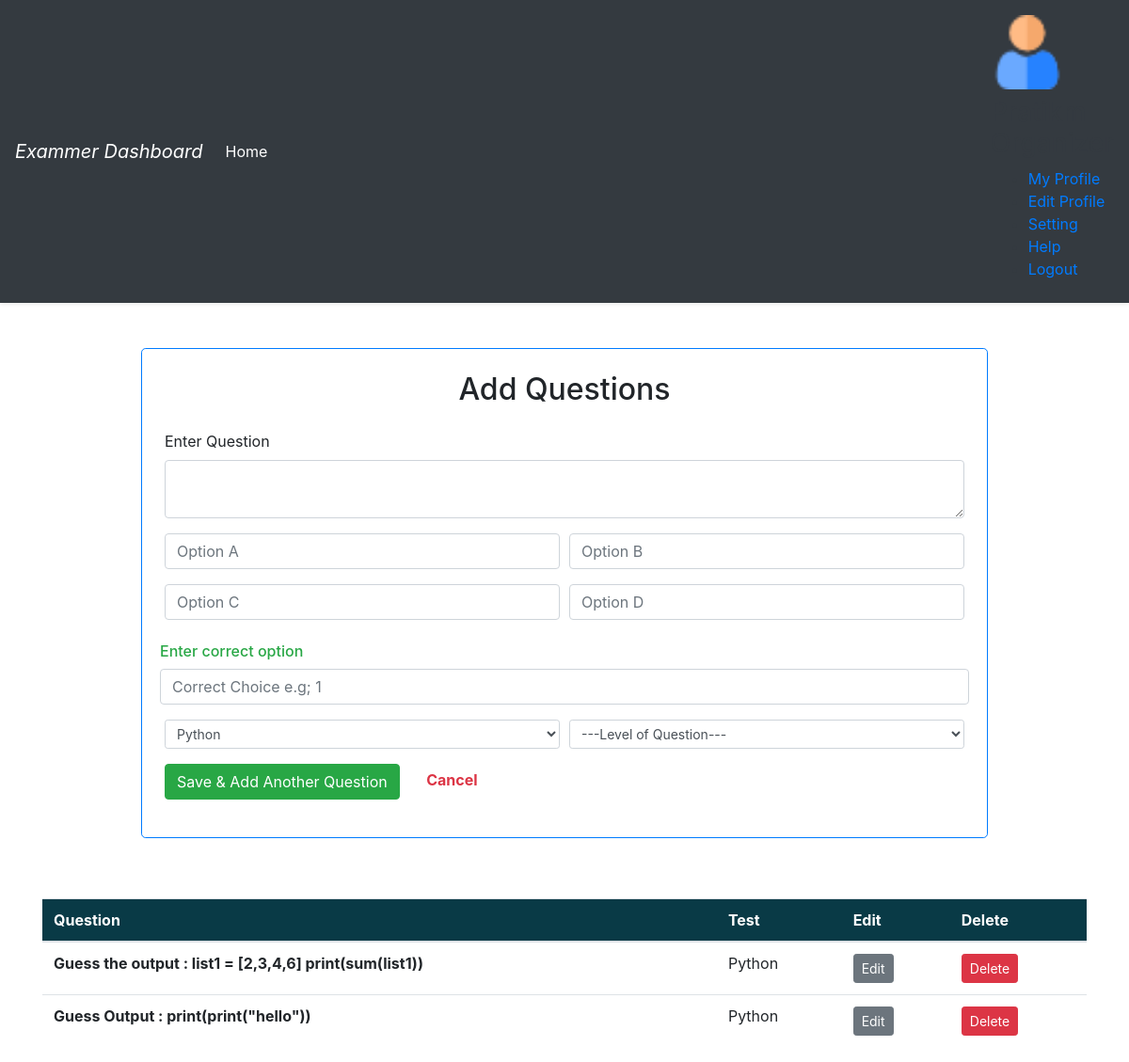
The page /organizer_dashboard/addQuestions (signed in) on the database its author committed.
### quizapp/models.py (models this page shows, shortened)
class Question(models.Model):
    external_id = models.UUIDField(default=uuid.uuid4, editable=False, unique=True)
    question = models.CharField(max_length=500)
    choice1 = models.CharField(max_length=500)
    choice2 = models.CharField(max_length=500)
    choice3 = models.CharField(max_length=500)
    choice4 = models.CharField(max_length=500)
    answer = models.CharField(max_length=1)
    compulsary = models.BooleanField(default=False)
    level = models.CharField(default="", max_length=100)
    test = models.ForeignKey(Test, on_delete=models.CASCADE)

class Test(models.Model):
    external_id = models.UUIDField(default=uuid.uuid4, editable=False, unique=True)
    user = models.ForeignKey(User, on_delete=models.CASCADE)
    category = models.CharField(max_length=200)
    description = models.CharField(max_length=200)
    active = models.BooleanField(default=True)
    test_time = models.CharField(max_length=3, default=None)
    def __str__(self):
        return self.category

### organizer_dashboard/views.py (the view, shortened to what this page needs)
# urls.py: path('addQuestions',views.addQuestions,name='addQuestions'),
def addQuestions(request):
    username = request.user
    user = User.objects.get(username=username)
    tests = Test.objects.filter(user=user)
    questions = []
    for test in tests:
        questions += list(Question.objects.filter(test=test))
    print(tests)
    context = { 'tests':tests, 'questions':questions}
    return render(request,'organizer_dashboard/addQuestionForm.html',context=context)

### organizer_dashboard/templates/organizer_dashboard/addQuestionForm.html (shortened to what this page needs)
{% include 'organizer_dashboard/dashboard_header.html' %}
<div class="container w-75 border mt-2 p-4 rounded rounded-lg border border-lg border-primary mt-5 mb-5">
    <h2 class="h2 text-center mb-4">Add Questions</h2>
    <form method="POST" action="{% url 'addQuestions'%}">
        <div class="form-group">
            <label for="exampleFormControlTextarea1">Enter Question</label>
            <textarea class="form-control" id="exampleFormControlTextarea1" name="question" rows="2"></textarea>
        </div>
        <div class="form-row mb-3 ">
            <div class="col">
                <input type="text" class="form-control" name="choice1" placeholder="Option A">
            </div>
            <div class="col">
                <input type="text" class="form-control" name="choice2" placeholder="Option B">
            </div>
        </div>
        <div class="form-row mt-3 mb-4">
            <div class="col">
                <input type="text" class="form-control" name="choice3" placeholder="Option C">
            </div>
            <div class="col">
                <input type="text" class="form-control" name="choice4" placeholder="Option D">
            </div>
        </div>
        <div class="form-row mb-3 mt-2">
            <label for="correctoption" class="text-success h6 pr-1">Enter correct option</label>
            <input type="text" class="form-control" id="correctoption" name="correctchoice"
                placeholder="Correct Choice e.g; 1">
        </div>
        <div class="form-row mb-3">
            <div class="col">
                <select class="form-control form-control-sm" name ="category">
                    {% for item in tests %}
                    <option value="{{item.external_id}}">{{item.category}}</option>
                    {%endfor%}
                </select>
            </div>
            <div class="col">
                <select class="form-control form-control-sm" name ="levelofDiff" placeholder="Level of Question" required>
                    <option value="" disabled selected hidden>---Level of Question---</option>
                </select>
            </div>
        </div>
        <button type="submit" class="btn btn-success">Save & Add Another Question</button>
        <a href="{% url 'o_dashboard' %}" class="text-danger m-4"><strong>Cancel</strong> </a>
    </form>
</div>
<div class="container" style="margin-top:4rem">
<table class="table">
  <thead>
    <tr style="background: #093a46; color: #fff;">
      <th scope="col">Question</th>
      <th scope="col">Test</th>
      <th scope="col">Edit</th>
      <th scope="col">Delete</th>
    </tr>
  </thead>
  <tbody style="overflow: scroll;">
      {% for question in questions %}
    <tr>
      <th scope="row">{{question.question}}</th>
      <td>{{question.test}}</td>
      <td><a href=""><button class="btn btn-sm btn-secondary">Edit</button></a></td>
      <td><a href=""><button class="btn btn-sm btn-danger">Delete</button></a></td>
    </tr>
    {%endfor%}
  </tbody>
</table>
</div>

### rows shown on the page
Question: question "Guess the output : list1 = [2,3,4,6] print(sum(list1))", test "Python"
Question: question "Guess Output : print(print(\"hello\"))", test "Python"

### other values the page prints
form field category "Python"
